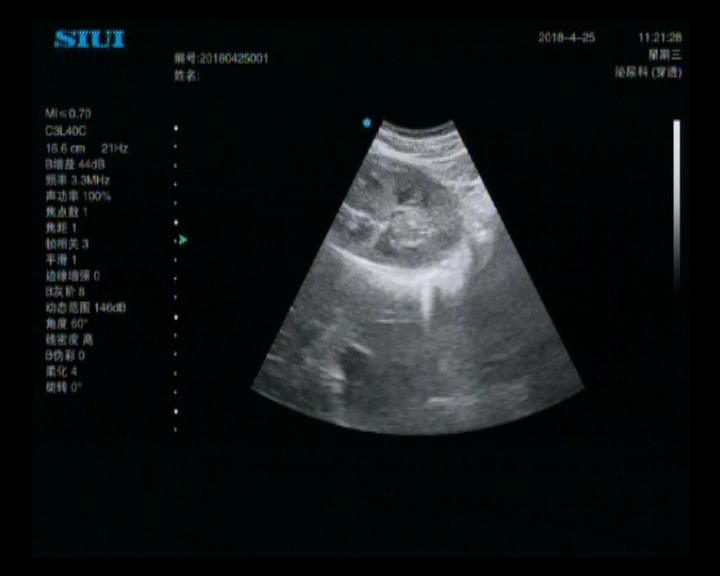
#> input picture 3.bmp, 720 x 576 px
$ python Example_1.py   (older library calls are emulated)
#> lines starting #> are read from the running program, lines starting #| are printed output that depends on the picture
#> further down, Image is the input picture: shape (576, 720, 3); mean B, G, R 21.7, 21.2, 17.1
### srad.py
import sys
import numpy as np
import matplotlib.pyplot as plt
import cv2
import math

def Gradient(img):
    """
    Gradients of one image with symmetric boundary conditons

    Parameters
    -------
    img ； ndarray

    Returns
    ------
    grx : ndarry
        one-order froward  difference in the direction of column(axis = 1)
    gry : ndarry
        one-order froward  difference in the direction of row   (axis = 0)
    glx : ndarry
        one-order backward difference in the direction of column(axis = 1)
    gly : ndarry
        one-order backward difference in the direction of row   (axis = 0)
    grc : ndarry
        self-defined difference function
    """
    #img(i,j-1)
    img_right = np.roll(img,1,axis = 1)
    img_right[:,0] = img[:,0]
    #img(i,j+1)
    img_left  = np.roll(img,-1,axis = 1)
    img_left[:,-1] = img[:,-1]
    #img(i+1,j)
    img_up = np.roll(img,-1,axis = 0)
    img_up[-1] = img[-1]
    #img(i-1,j)
    img_down = np.roll(img,1,axis = 0)
    img_down[0] = img[0]

    #img(i,j+1) - img(i,j)
    grx = img_left - img
    #img(i+1,j) - img(i,j)
    gry = img_up - img
    #img(i,j)  - img(i,j-1)
    glx = img - img_right
    #img(i,j)   - img(i-1,j)
    gly = img - img_down
    #img(i,j+1) + img(i+1,j)+ img(i,j-1) +img(i-1,j)  - 4*I(i,j)
    grc = grx+gry-glx-gly
    return grx,gry,glx,gly,grc

def qq(img):
    """
    Instantaneous coefficient of variation: q(x,y,t)

    Parameters
    ------
    img: ndarray

    Returns
    ------
    q : ndarray
        The formula is as follows:
        q(x, y ; t)=\sqrt{\frac{(1 / 2)(|\nabla I| / I)^{2}
        -\left(1 / 4^{2}\right)\left(\nabla^{2} I / I\right)^{2}}
        {\left[1+(1 / 4)\left(\nabla^{2} I / I\right)\right]^{2}}}
    """
    grx,gry,glx,gly,grc = Gradient(img)
    q_1 = (grx**2+gry**2+glx**2+gly**2)**0.5/(img+1e-06)
    q_2 = grc /(img+1e-06)
    q   = ((1/2*q_1**2 - 1/16*q_2**2) / ((1+1/4*q_2)**2)+1e-06)**0.5

    return q

def srad(img,k = 30,m = 0.5,q_0 = 1,rho = 1,delta_t = 0.05,Iterations = 400):
    """
    speckle reducing anistropic diffusion

    Parameter
    ------
    img: ndarray

    k:  number
        attenuation coefficient
    m； number
        control rate of homogeneous area
    q_0: number
        the threshold of intial speckle noise
    rho: number
    delta_t:number
        timespace
    Iteration: number
        the number of iterations

    Returns
    img: ndarray
        the image after being filtered by srad
    """
#> called with k = 30, m = 0.5, q_0 = 1, rho = 1, delta_t = 0.05, Iterations = 200
    for i in range(0,Iterations):
        grx,gry,glx,gly,grc = Gradient(img)

        # compute the diffusion coefficient
        q  = qq(img)
        q_t = q_0*math.exp(-rho*i*delta_t)
        cq = np.pi/2 - np.arctan(k*(q**2 - m*q_t**2))

        # cq(i+1,j)
        cq_up = np.roll(cq,-1,axis = 0)
        cq_up[-1] = cq[-1]
        # cq(i,j+1)
        cq_left = np.roll(cq,-1,axis = 1)
        cq_left[:,-1] = cq[:,-1]

        Div = cq_up*gry - cq*gly + cq_left*grx-cq*glx
        img = img + 1/4*delta_t*Div
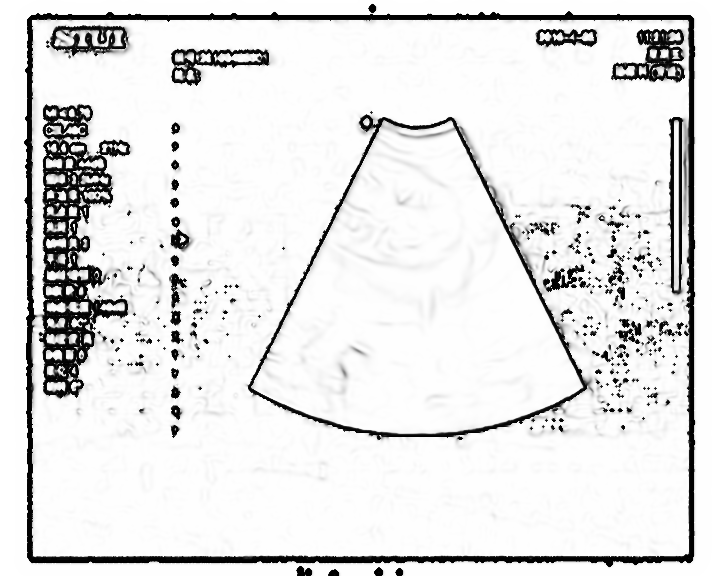
#> cq: shape (576, 720) float64; min 0.0023, max 1.57, mean 1.41; drawn with min black and max white
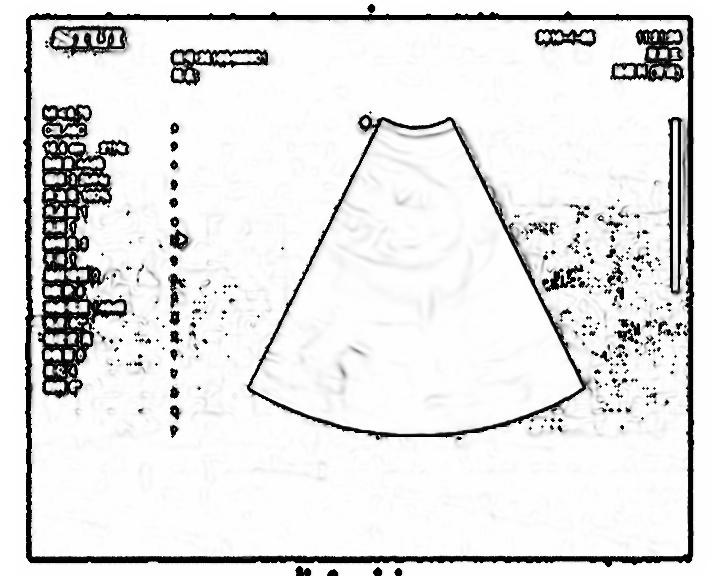
#> cq_left: shape (576, 720) float64; min 0.0023, max 1.57, mean 1.41; drawn with min black and max white
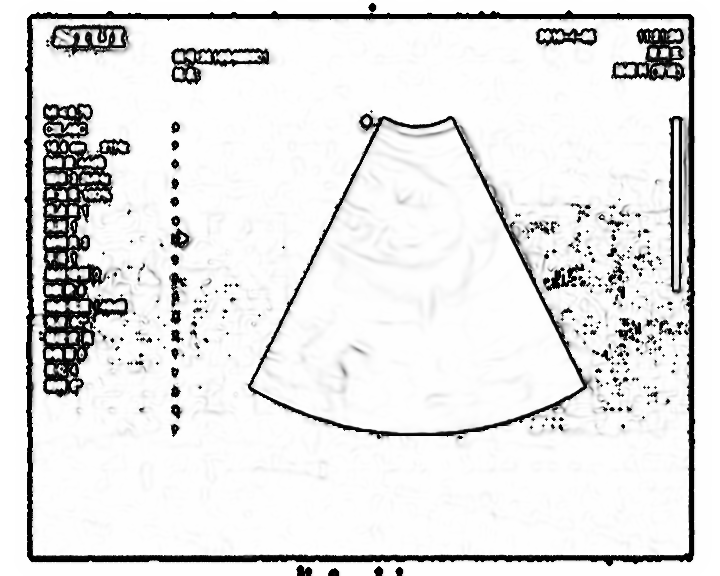
#> cq_up: shape (576, 720) float64; min 0.0023, max 1.57, mean 1.41; drawn with min black and max white
    return img

 # 2020 06 22

### Example_1.py
import cv2
import matplotlib.pyplot as plt
import numpy as np
from srad import *

#from numpy import float16
# import os

#1\Read the image
Image = cv2.imread('3.bmp',1)
image = cv2.cvtColor(Image,cv2.COLOR_BGR2GRAY)
img   = np.array(image, np.float)

img_after = srad(img,Iterations = 200)
plt.subplot(1,2,1)
plt.imshow(img,cmap = 'gray')
plt.subplot(1,2,2)
plt.imshow(img_after,cmap = 'gray')
plt.show()
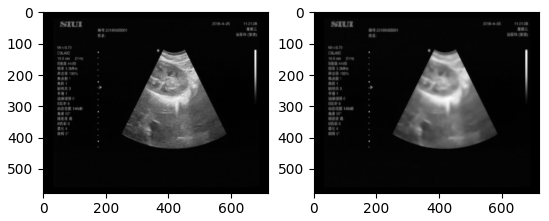
#> figure drawn by matplotlib, 2 panels


# [29 lines of commented-out code are left out]
